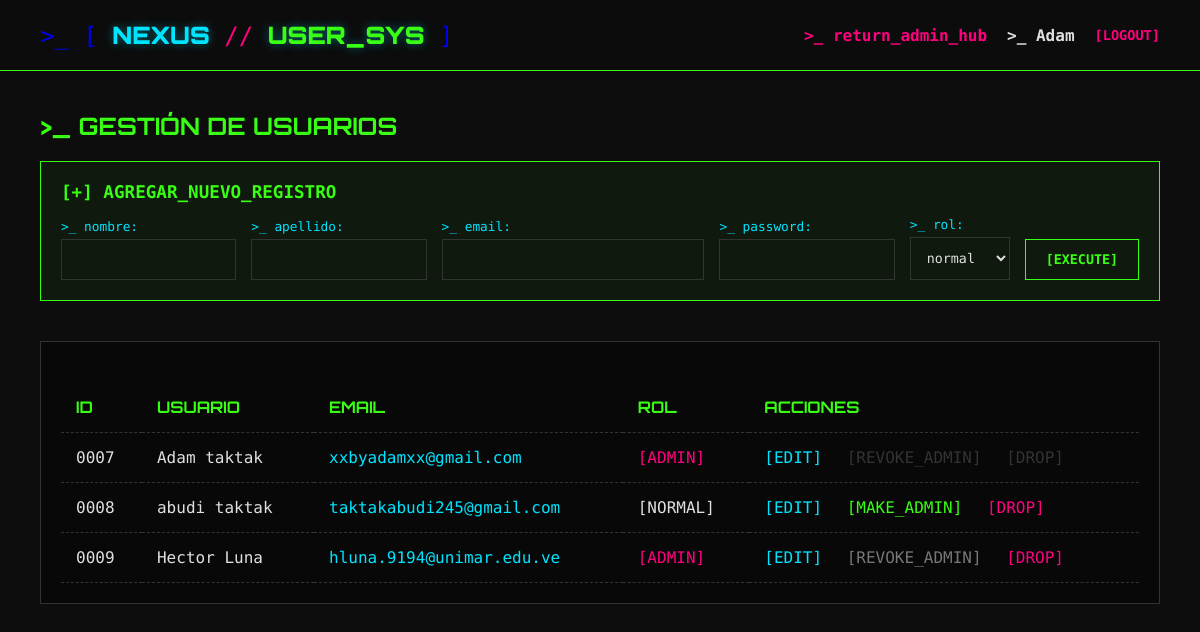
/admin/admin_users.php (signed in), run on the app's committed database.
### tables this page shows
CREATE TABLE `users` (
  `id` int NOT NULL,
  `first_name` varchar(50) NOT NULL,
  `last_name` varchar(50) NOT NULL,
  `email` varchar(100) NOT NULL,
  `password` varchar(255) NOT NULL,
  `user_role` enum('admin','normal') DEFAULT 'normal'
);

### admin/admin_users.php (the view, shortened to what this page needs)
<?php
include "../model/conn.php";
?>
<!DOCTYPE html>
<html lang="es">
<head>
    <link rel="stylesheet" href="../styles.css?v=<?php echo time(); ?>"> </head>
<body>
    <nav class="navbar" style="border-bottom-color: #39FF14;">
        <div class="brand-header">
            <a href="../index.php">>_ [ <span class="brand-text">NEXUS</span> <span class="slash">//</span> <span class="brand-text" style="color:#39FF14;">USER_SYS</span> ]</a>
        </div>
        <div class="nav-links">
            <a href="admin_dashboard.php" style="color:#FF007F;">>_ return_admin_hub</a>
            <a href="../profile.php">>_ <?php echo $_SESSION['user_name']; ?></a>
            <a href="../controllers/logout_controller.php" style="color:#FF007F; font-size: 0.85rem;">[LOGOUT]</a> </div>
    </nav>
    <div class="container">
        <h2 style="color:#39FF14; font-family:'Orbitron', sans-serif; margin-bottom: 20px;">>_ GESTIÓN DE USUARIOS</h2>
        <div style="border: 1px solid #39FF14; background: rgba(57, 255, 20, 0.05); padding: 20px; margin-bottom: 40px;">
            <h3 style="color: #39FF14; margin-bottom: 15px; font-size: 1.1rem;">[+] AGREGAR_NUEVO_REGISTRO</h3>
            <form action="../controllers/admin_user_controller.php" method="POST" style="display: flex; gap: 15px; flex-wrap: wrap; align-items: flex-end;">
                <div style="flex: 1; min-width: 150px;">
                    <label style="color: #00E5FF; font-size: 0.8rem; margin-bottom: 5px;">>_ nombre:</label>
                    <input type="text" name="firstName" required style="border-color: #333;">
                </div>
                <div style="flex: 1; min-width: 150px;">
                    <label style="color: #00E5FF; font-size: 0.8rem; margin-bottom: 5px;">>_ apellido:</label>
                    <input type="text" name="lastName" required style="border-color: #333;">
                </div>
                <div style="flex: 1.5; min-width: 200px;">
                    <label style="color: #00E5FF; font-size: 0.8rem; margin-bottom: 5px;">>_ email:</label>
                    <input type="email" name="email" required style="border-color: #333;">
                </div>
                <div style="flex: 1; min-width: 150px;">
                    <label style="color: #00E5FF; font-size: 0.8rem; margin-bottom: 5px;">>_ password:</label>
                    <input type="password" name="password" required style="border-color: #333;">
                </div>
                <div style="flex: 0.5; min-width: 100px;">
                    <label style="color: #00E5FF; font-size: 0.8rem; margin-bottom: 5px;">>_ rol:</label>
                    <select name="role" style="width: 100%; padding: 12px; background: transparent; border: 1px solid #333; color: #E0E0E0; font-family: 'Fira Code';">
                        <option value="normal" style="background: #0D0D0D;">normal</option>
                    </select>
                </div>
                <button type="submit" name="action" value="add_user" class="btn" style="border-color: #39FF14; color: #39FF14; width: auto; padding: 12px 20px;">[EXECUTE]</button>
            </form>
        </div>
        <div style="border: 1px solid #333; background: rgba(0, 0, 0, 0.4); padding: 20px; width: 100%; box-sizing: border-box; overflow-x: auto;">
            <table class="cart-table" style="width: 100%; min-width: 800px;">
                <thead>
                    <tr>
                        <th style="color: #39FF14;">ID</th>
                        <th style="color: #39FF14;">USUARIO</th>
                        <th style="color: #39FF14;">EMAIL</th>
                        <th style="color: #39FF14;">ROL</th>
                        <th style="color: #39FF14;">ACCIONES</th>
                    </tr>
                </thead>
                <tbody>
                    <?php
                    $sql = "SELECT * FROM users ORDER BY id ASC";
                    $result = $conn->query($sql);
                    while ($u = $result->fetch_object()):
                    ?>
                    <tr>
                        <td style="color: #E0E0E0;"><?php echo sprintf('%04d', $u->id); ?></td>
                        <td style="color: #E0E0E0;"><?php echo htmlspecialchars($u->first_name . ' ' . $u->last_name); ?></td>
                        <td style="color: #00E5FF;"><?php echo htmlspecialchars($u->email); ?></td>
                        <td style="color: <?php echo ($u->user_role === 'admin') ? '#FF007F' : '#E0E0E0'; ?>;">
                            [<?php echo strtoupper($u->user_role); ?>]
                        </td>
                        <td style="white-space: nowrap;">
                            <a href="admin_edit_user.php?id=<?php echo $u->id; ?>" style="color: #00E5FF; text-decoration: none; margin-right: 15px;">[EDIT]</a>
                            <?php if ($u->user_role === 'normal'): ?>
                                <a href="../controllers/admin_user_controller.php?action=ascend&id=<?php echo $u->id; ?>" style="color: #39FF14; text-decoration: none; margin-right: 15px;">[MAKE_ADMIN]</a>
                            <?php else: ?>
                                <?php if ($u->id != $_SESSION['id']): ?>
                                    <a href="../controllers/admin_user_controller.php?action=demote&id=<?php echo $u->id; ?>" style="color: #777; text-decoration: none; margin-right: 15px;">[REVOKE_ADMIN]</a>
                                <?php else: ?>
                                    <span style="color: #333; margin-right: 15px;" title="No puedes revocar tus propios poderes">[REVOKE_ADMIN]</span>
                                <?php endif; ?>
                            <?php endif; ?>
                            <?php if ($u->id != $_SESSION['id']): ?>
                                <a href="../controllers/admin_user_controller.php?action=delete&id=<?php echo $u->id; ?>" style="color: #FF007F; text-decoration: none;">[DROP]</a>
                            <?php else: ?>
                                <span style="color: #333;">[DROP]</span>
                            <?php endif; ?>
                        </td>
                    </tr>
                    <?php endwhile; ?>
                </tbody>
            </table>
        </div>
    </div>
</body>
</html>

### styles.css (style rules this page uses)
* { box-sizing: border-box; margin: 0; padding: 0; }
body { background-color: #0D0D0D; color: #E0E0E0; font-family: 'Fira Code', monospace; min-height: 100vh; }
.btn { padding: 12px; background: transparent; border: 1px solid #39FF14; color: #39FF14; font-family: 'Fira Code', monospace; font-weight: bold; text-transform: uppercase; cursor: pointer; text-decoration: none; text-align: center; margin-top: auto; display: inline-block; width: 100%; transition: all 0.2s ease-in-out; }
.navbar { display: flex; justify-content: space-between; align-items: center; padding: 20px 40px; border-bottom: 1px solid #00E5FF; background-color: rgba(13, 13, 13, 0.9); }
.brand-header a { text-decoration: none; font-size: 1.5rem; }
.brand-text { font-family: 'Orbitron', sans-serif; font-weight: 900; color: #00E5FF; text-shadow: 0 0 10px rgba(0, 229, 255, 0.4); }
.slash { color: #FF007F; }
.nav-links { display: flex; gap: 20px; align-items: center; }
.nav-links a { color: #E0E0E0; text-decoration: none; font-weight: bold; transition: color 0.3s; }
.container { padding: 40px; max-width: 1200px; margin: 0 auto; }
label { display: block; color: #00E5FF; margin-bottom: 8px; font-size: 0.9rem; }
input { width: 100%; padding: 12px; background: transparent; border: 1px solid #333; color: #E0E0E0; font-family: 'Fira Code', monospace; transition: border-color 0.3s; }
.cart-table { width: 100%; border-collapse: collapse; margin-top: 20px; }
.cart-table th, .cart-table td { padding: 15px; text-align: left; border-bottom: 1px dashed #333; }
.cart-table th { color: #00E5FF; font-family: 'Orbitron', sans-serif; }

### data on the page
users: id "0007", first_name+last_name "Adam taktak", email "xxbyadamxx@gmail.com", user_role "ADMIN", shows "[REVOKE_ADMIN]", shows "[DROP]"
users: id "0008", first_name+last_name "abudi taktak", email "taktakabudi245@gmail.com", user_role "NORMAL"
users: id "0009", first_name+last_name "Hector Luna", email "hluna.9194@unimar.edu.ve", user_role "ADMIN"

### other printed values
$_SESSION['user_name'] "Adam"
